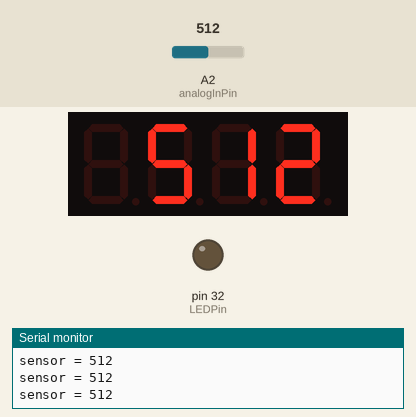
Simulated run of this sketch. Board: Arduino Mega 2560, built with avr-gcc and run on an emulated ATmega2560. Parts: 4-digit seven-segment display, output pins drawn as LEDs (lit = HIGH), the last lines printed to the serial monitor. The inputs (shaded band) are chosen by the test bench; at power-on: A2 (analogInPin) = 512.

Above: at 1.2 s.
1.3 s: A2 (analogInPin) set to 716
At 1.8 s:
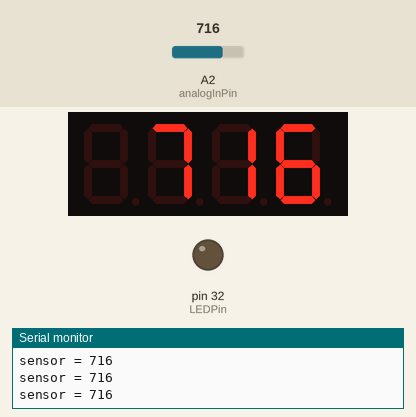
2.8 s: A2 (analogInPin) set to 900
At 4.0 s:
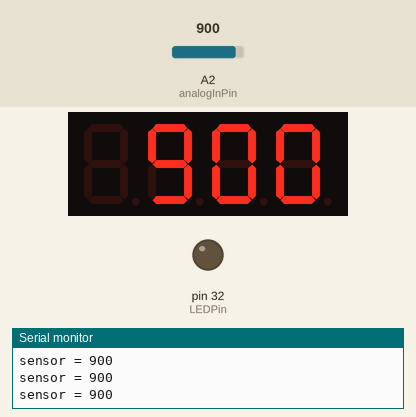
4.3 s: A2 (analogInPin) set to 1023
At 5.0 s:
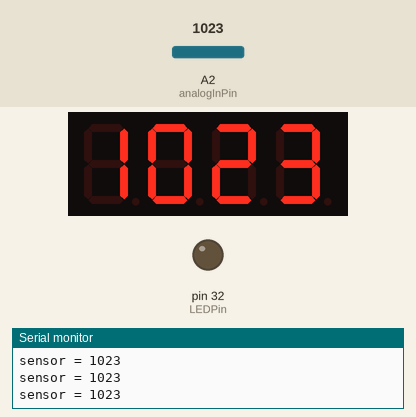
Timing chart, 0 to 7.3 s (numbered marks = the images above; inputs shaded):
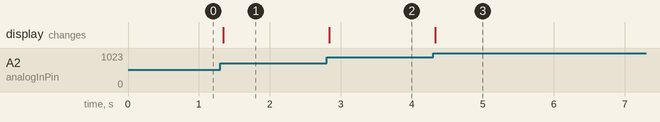

The sketch:

PotLED.ino
```cpp
#include <Wire.h> // Enable this line if using Arduino Uno, Mega, etc.
#include <Adafruit_GFX.h>
#include "Adafruit_LEDBackpack.h"

const int analogInPin = A2;  // Analog input pin that the potentiometer is attached to
const int LEDPin = 32;
Adafruit_7segment matrix = Adafruit_7segment();
const double target_ohm = 5.26;
const int target_upper =  2340;
const int target_lower = 2300;
bool target_met = false;
bool old_target_met = false;
long countingTime = 0;


void setup() {
  Serial.begin(115200);
  // initialize digital pin LED_BUILTIN as an output.
  pinMode(LEDPin, OUTPUT);
  matrix.begin();

}

void loop() {
//  digitalWrite(LEDPin, HIGH);  // turn the LED on (HIGH is the voltage level)

  int sensorValue = analogRead(analogInPin);

  target_met = false;
  if((sensorValue>target_lower)&&(sensorValue<target_upper))
  {
    target_met = true;
  }

  if(false == target_met)
  {
    countingTime = millis();
    digitalWrite(LEDPin, LOW);   // turn the LED off by making the voltage LOW
  }
  else
  {
    if ((millis() - countingTime) > 3000)
    {
      digitalWrite(LEDPin, HIGH);   // turn the LED off by making the voltage LOW
    }
    else
    {
      digitalWrite(LEDPin, LOW);   // turn the LED off by making the voltage LOW
    }
  }


  // print the results to the Serial Monitor:
  Serial.print("sensor = ");
  Serial.println(sensorValue);

  matrix.println(sensorValue);
  matrix.writeDisplay();

  delay(50);
}
```

Measured:
- after the input at 1.3 s, the display: changes at once (image 1)
- after the input at 2.8 s, the display: changes at once (image 2)
- after the input at 4.3 s, the display: changes at once (image 3)
